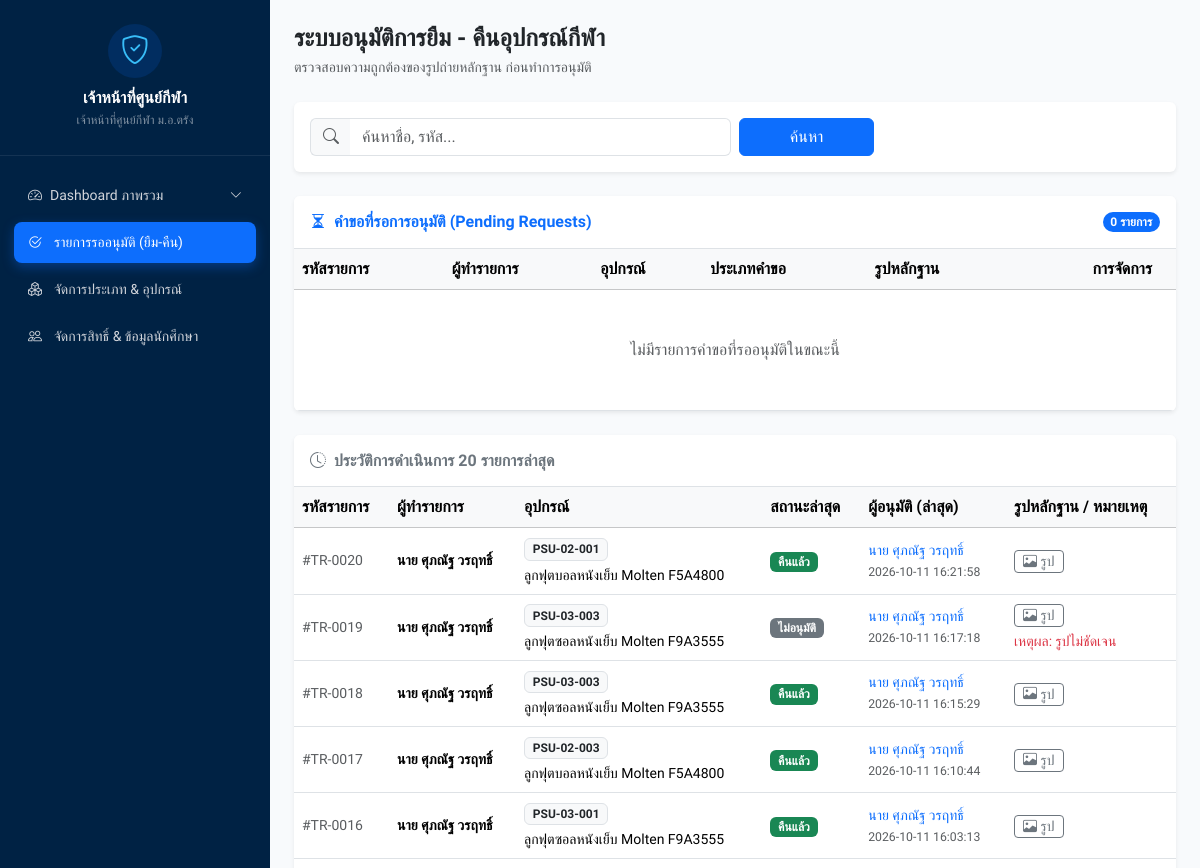
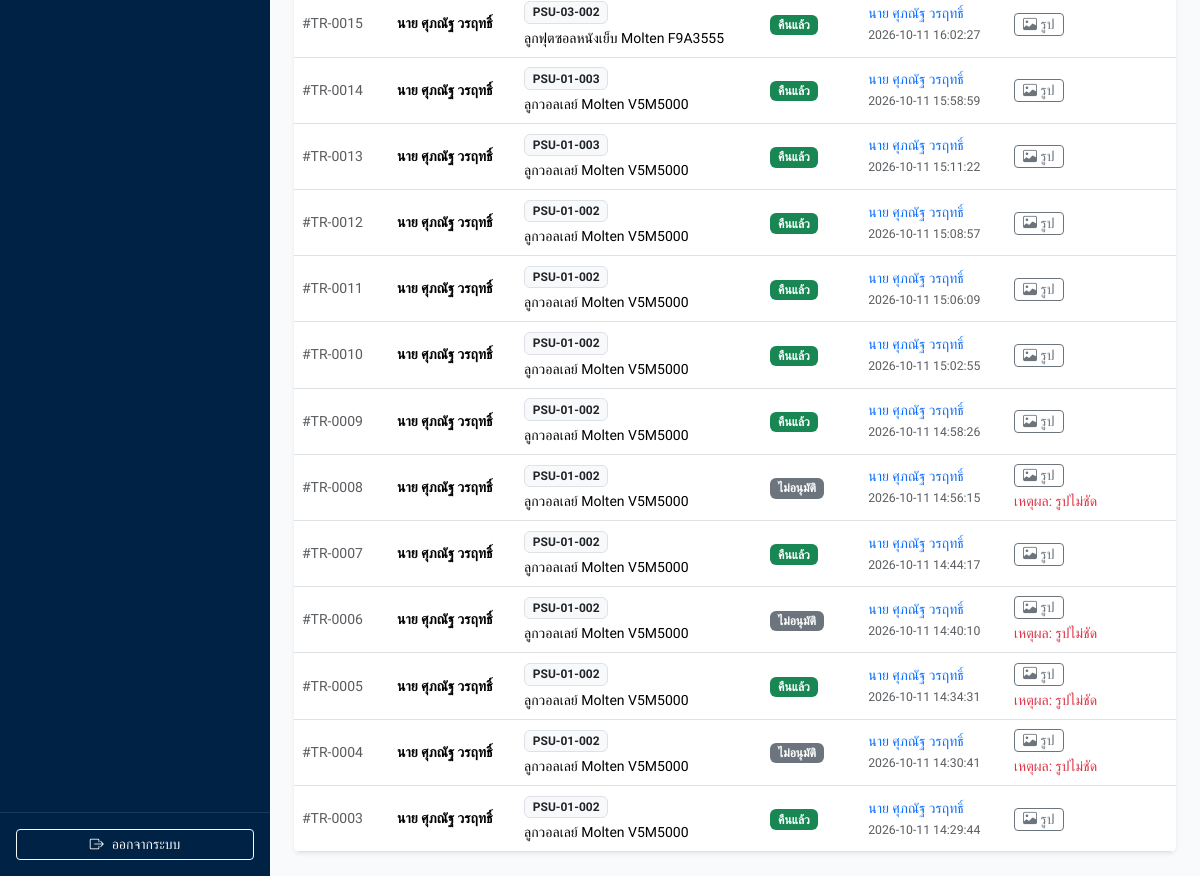
Page /admin/approvals.php (signed in) on the earlier database version (2 pictures, top to bottom).
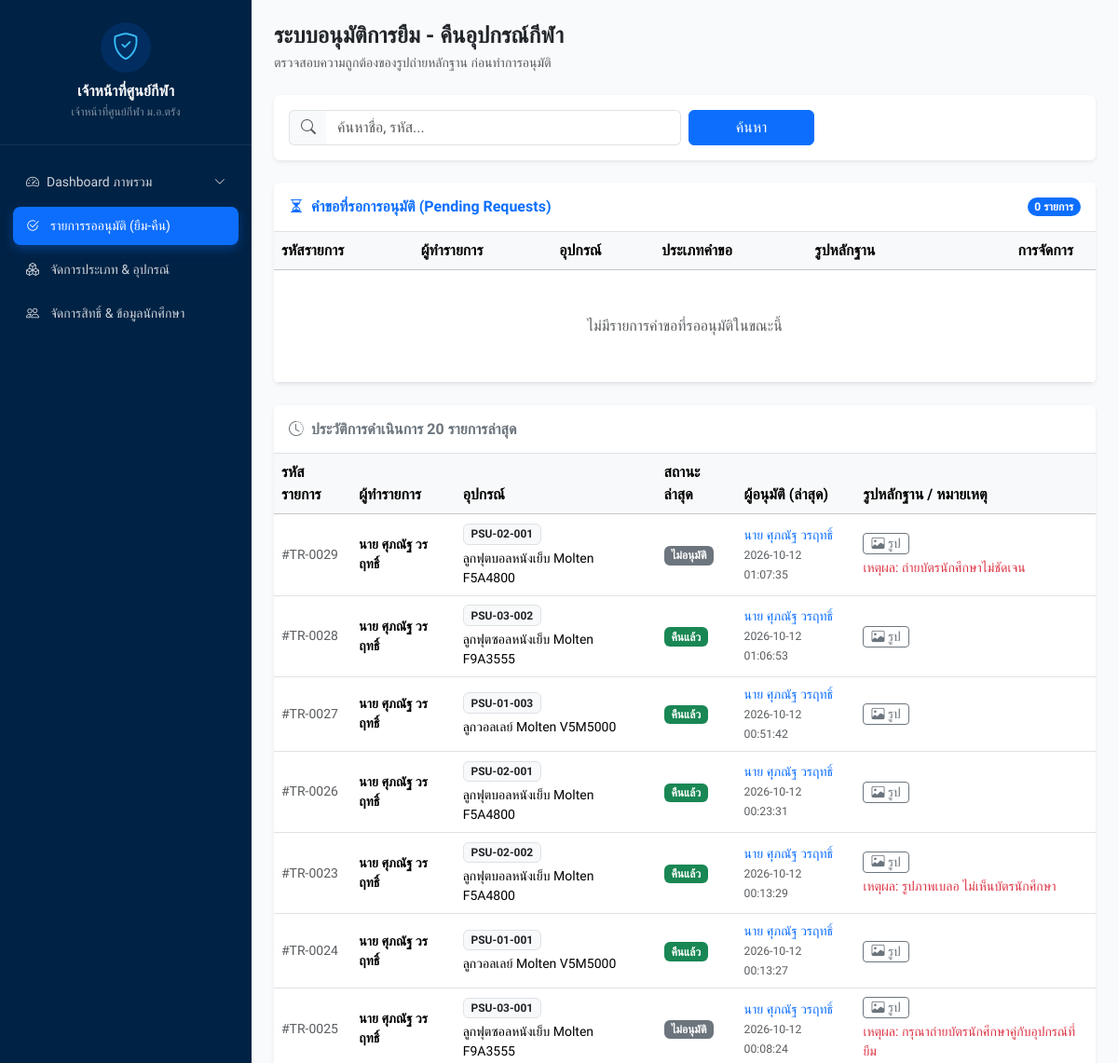
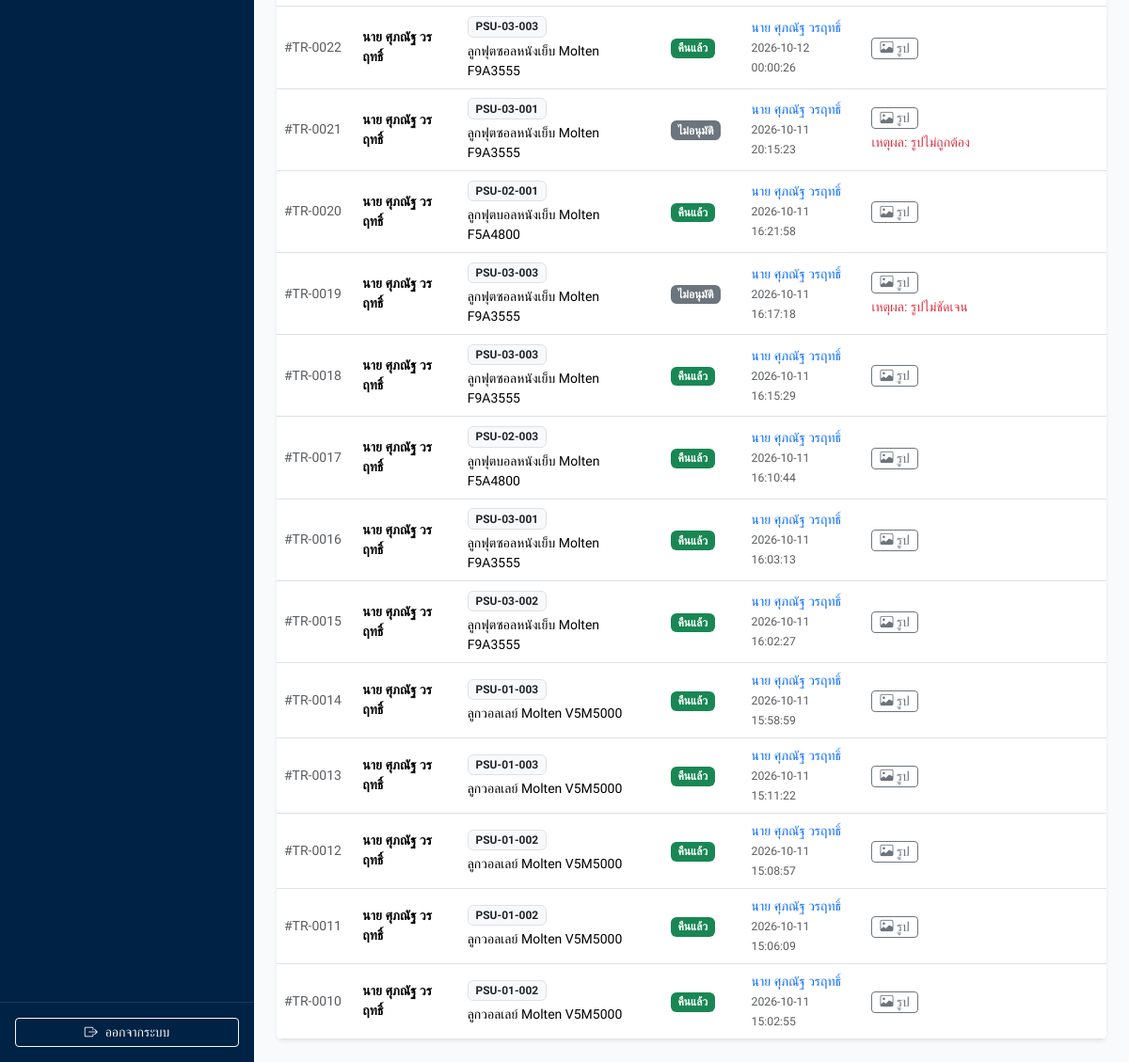
Same page on the later database version (2 pictures, top to bottom).
### tables this page shows
CREATE TABLE IF NOT EXISTS `transactions` (
  `trans_id` int(11) NOT NULL AUTO_INCREMENT,
  `eq_id` int(11) NOT NULL,
  `user_id` int(11) NOT NULL,
  `borrow_time` datetime NOT NULL,
  `due_time` datetime NOT NULL,
  `return_time` datetime DEFAULT NULL,
  `borrow_image` varchar(255) NOT NULL,
  `return_image` varchar(255) DEFAULT NULL,
  `trans_status` enum('pending_borrow','borrowed','pending_return','returned','overdue','rejected') NOT NULL DEFAULT 'pending_borrow',
  `analyze_damaged_status` enum('normal','damaged','pending') NOT NULL DEFAULT 'normal',
  `reject_reason` text DEFAULT NULL,
  `approve_by` int(11) DEFAULT NULL,
  `approve_datetime` datetime DEFAULT NULL,
  PRIMARY KEY (`trans_id`),
  KEY `eq_id` (`eq_id`),
  KEY `user_id` (`user_id`),
  CONSTRAINT `eq_id` FOREIGN KEY (`eq_id`) REFERENCES `sport_equipment` (`eq_id`) ON UPDATE CASCADE,
  CONSTRAINT `user_id` FOREIGN KEY (`user_id`) REFERENCES `user` (`user_id`) ON UPDATE CASCADE
);

CREATE TABLE IF NOT EXISTS `user` (
  `user_id` int(11) NOT NULL AUTO_INCREMENT,
  `line_user_id` varchar(255) DEFAULT NULL,
  `student_id` varchar(50) DEFAULT NULL,
  `full_name` varchar(255) DEFAULT NULL,
  `email` varchar(255) DEFAULT NULL,
  `gender` varchar(20) DEFAULT NULL,
  `national_id` varchar(13) DEFAULT NULL,
  `faculty` varchar(100) DEFAULT NULL,
  `campus` varchar(100) DEFAULT NULL,
  `role` enum('user','admin') DEFAULT 'user',
  `status` enum('active','inactive','graduated') DEFAULT 'active',
  `enrollment_year` int(4) DEFAULT NULL,
  `created_at` timestamp NOT NULL DEFAULT current_timestamp(),
  PRIMARY KEY (`user_id`),
  UNIQUE KEY `line_user_id` (`line_user_id`),
  UNIQUE KEY `psu_passport_id` (`student_id`) USING BTREE
);

CREATE TABLE IF NOT EXISTS `sport_equipment` (
  `eq_id` int(11) NOT NULL AUTO_INCREMENT,
  `category_id` int(11) DEFAULT NULL,
  `eq_code` varchar(255) DEFAULT '',
  `eq_name` varchar(255) DEFAULT '',
  `status` enum('avaliable','borrowed','damaged','maintenance','pending') NOT NULL DEFAULT 'avaliable',
  `created_at` timestamp NULL DEFAULT current_timestamp(),
  PRIMARY KEY (`eq_id`),
  KEY `category_id` (`category_id`),
  CONSTRAINT `category_id` FOREIGN KEY (`category_id`) REFERENCES `sport_categories` (`category_id`) ON UPDATE CASCADE
);

### admin/approvals.php (the view, shortened to what the changed rows need)
<?php
require_once '../config/db.php';
$searchParams = [];
$searchCondition = "";
$adminList = $pdo->query("SELECT user_id, full_name FROM user")->fetchAll(PDO::FETCH_KEY_PAIR);
$sqlHistory = "
    SELECT t.*, u.full_name as user_name, u.student_id, e.eq_code, e.eq_name
    FROM transactions t
    JOIN user u ON t.user_id = u.user_id
    JOIN sport_equipment e ON t.eq_id = e.eq_id
    WHERE t.approve_by IS NOT NULL $searchCondition
    ORDER BY t.approve_datetime DESC
    LIMIT 20
";
$stmtHistory = $pdo->prepare($sqlHistory);
$stmtHistory->execute($searchParams);
$historyList = $stmtHistory->fetchAll(PDO::FETCH_ASSOC);
?>
<!DOCTYPE html>
<html lang="th">
<head>
</head>
<body class="d-flex">
    <?php include '../components/sidebar.php'; ?>
    <div class="flex-grow-1 p-4" style="background-color: #f8fafc; min-height: 100vh;">
        <div class="card card-custom p-0 overflow-hidden mb-4 border-0 shadow-sm">
            <div class="table-responsive">
                <table class="table table-hover mb-0 align-middle">
                    <thead class="table-light text-secondary">
                        <tr><th>รหัสรายการ</th><th>ผู้ทำรายการ</th><th>อุปกรณ์</th><th>ประเภทคำขอ</th><th>รูปหลักฐาน</th><th class="text-end pe-4">การจัดการ</th></tr>
                    </thead>
                </table>
            </div>
        </div>
        <div class="card card-custom p-0 overflow-hidden border-0 shadow-sm">
            <div class="table-responsive">
                <table class="table table-hover mb-0 align-middle">
                    <thead class="table-light text-secondary">
                        <tr><th>รหัสรายการ</th><th>ผู้ทำรายการ</th><th>อุปกรณ์</th><th>สถานะล่าสุด</th><th>ผู้อนุมัติ (ล่าสุด)</th><th>รูปหลักฐาน / หมายเหตุ</th></tr>
                    </thead>
                    <tbody id="history_tbody">
                        <?php foreach ($historyList as $h):
                            $approverName = $adminList[$h['approve_by']] ?? 'เจ้าหน้าที่';
                            $imgToShow = !empty($h['return_image']) ? $h['return_image'] : $h['borrow_image'];
                        ?>
                        <tr>
                            <td class="text-muted small">#TR-<?= str_pad($h['trans_id'], 4, '0', STR_PAD_LEFT) ?></td>
                            <td class="small fw-semibold"><?= htmlspecialchars($h['user_name']) ?></td>
                            <td><span class="badge bg-light text-dark border"><?= htmlspecialchars($h['eq_code']) ?></span><div class="small mt-1"><?= htmlspecialchars($h['eq_name']) ?></div></td>
                            <td>
                                <?php
                                    if ($h['trans_status'] === 'returned') echo '<span class="badge bg-success">คืนแล้ว</span>';
                                    elseif ($h['trans_status'] === 'borrowed') echo '<span class="badge bg-primary">กำลังยืม</span>';
                                    elseif ($h['trans_status'] === 'overdue') echo '<span class="badge bg-danger">เกินกำหนด</span>';
                                    elseif ($h['trans_status'] === 'rejected') echo '<span class="badge bg-secondary">ไม่อนุมัติ</span>';
                                    elseif ($h['trans_status'] === 'pending_return') echo '<span class="badge bg-info text-dark">รออนุมัติคืน</span>';
                                    else echo '<span class="badge bg-info">'.$h['trans_status'].'</span>';
                                ?>
                            </td>
                            <td class="small text-primary"><?= htmlspecialchars($approverName) ?><br><small class="text-muted"><?= htmlspecialchars($h['approve_datetime']) ?></small></td>
                            <td>
                                <button type="button" class="btn btn-sm btn-outline-secondary py-0 px-2 me-1" onclick="viewEvidenceImage('<?= htmlspecialchars($imgToShow) ?>')"><i class="bi bi-image"></i> รูป</button>
                                <?php if (!empty($h['reject_reason'])): ?><div class="small text-danger mt-1">เหตุผล: <?= htmlspecialchars($h['reject_reason']) ?></div><?php endif; ?>
                            </td>
                        </tr>
                        <?php endforeach; ?>
                    </tbody>
                </table>
            </div>
        </div>
    </div>
</body>
</html>

Differences in the rows shown:
no longer on this page (row unchanged): transactions: trans_id "0009", user.full_name "นาย ศุภณัฐ วรฤทธิ์", eq.eq_code "PSU-01-002", eq.eq_name "ลูกวอลเลย์ Molten V5M5000", trans_status "คืนแล้ว", approve_by "นาย ศุภณัฐ วรฤทธิ์", approve_datetime "2026-10-11 14:58:26"
no longer on this page (row unchanged): transactions: trans_id "0008", user.full_name "นาย ศุภณัฐ วรฤทธิ์", eq.eq_code "PSU-01-002", eq.eq_name "ลูกวอลเลย์ Molten V5M5000", trans_status "ไม่อนุมัติ", approve_by "นาย ศุภณัฐ วรฤทธิ์", approve_datetime "2026-10-11 14:56:15", reject_reason "รูปไม่ชัด"
no longer on this page (row unchanged): transactions: trans_id "0007", user.full_name "นาย ศุภณัฐ วรฤทธิ์", eq.eq_code "PSU-01-002", eq.eq_name "ลูกวอลเลย์ Molten V5M5000", trans_status "คืนแล้ว", approve_by "นาย ศุภณัฐ วรฤทธิ์", approve_datetime "2026-10-11 14:44:17"
no longer on this page (row unchanged): transactions: trans_id "0006", user.full_name "นาย ศุภณัฐ วรฤทธิ์", eq.eq_code "PSU-01-002", eq.eq_name "ลูกวอลเลย์ Molten V5M5000", trans_status "ไม่อนุมัติ", approve_by "นาย ศุภณัฐ วรฤทธิ์", approve_datetime "2026-10-11 14:40:10", reject_reason "รูปไม่ชัด"
no longer on this page (row unchanged): transactions: trans_id "0005", user.full_name "นาย ศุภณัฐ วรฤทธิ์", eq.eq_code "PSU-01-002", eq.eq_name "ลูกวอลเลย์ Molten V5M5000", trans_status "คืนแล้ว", approve_by "นาย ศุภณัฐ วรฤทธิ์", approve_datetime "2026-10-11 14:34:31", reject_reason "รูปไม่ชัด"
no longer on this page (row unchanged): transactions: trans_id "0004", user.full_name "นาย ศุภณัฐ วรฤทธิ์", eq.eq_code "PSU-01-002", eq.eq_name "ลูกวอลเลย์ Molten V5M5000", trans_status "ไม่อนุมัติ", approve_by "นาย ศุภณัฐ วรฤทธิ์", approve_datetime "2026-10-11 14:30:41", reject_reason "รูปไม่ชัด"
no longer on this page (row unchanged): transactions: trans_id "0003", user.full_name "นาย ศุภณัฐ วรฤทธิ์", eq.eq_code "PSU-01-002", eq.eq_name "ลูกวอลเลย์ Molten V5M5000", trans_status "คืนแล้ว", approve_by "นาย ศุภณัฐ วรฤทธิ์", approve_datetime "2026-10-11 14:29:44"
added transactions: trans_id "0029", user.full_name "นาย ศุภณัฐ วรฤทธิ์", eq.eq_code "PSU-02-001", eq.eq_name "ลูกฟุตบอลหนังเย็บ Molten F5A4800", trans_status "ไม่อนุมัติ", approve_by "นาย ศุภณัฐ วรฤทธิ์", approve_datetime "2026-10-12 01:07:35", reject_reason "ถ่ายบัตรนักศึกษาไม่ชัดเจน"
added transactions: trans_id "0028", user.full_name "นาย ศุภณัฐ วรฤทธิ์", eq.eq_code "PSU-03-002", eq.eq_name "ลูกฟุตซอลหนังเย็บ Molten F9A3555", trans_status "คืนแล้ว", approve_by "นาย ศุภณัฐ วรฤทธิ์", approve_datetime "2026-10-12 01:06:53"
added transactions: trans_id "0027", user.full_name "นาย ศุภณัฐ วรฤทธิ์", eq.eq_code "PSU-01-003", eq.eq_name "ลูกวอลเลย์ Molten V5M5000", trans_status "คืนแล้ว", approve_by "นาย ศุภณัฐ วรฤทธิ์", approve_datetime "2026-10-12 00:51:42"
added transactions: trans_id "0026", user.full_name "นาย ศุภณัฐ วรฤทธิ์", eq.eq_code "PSU-02-001", eq.eq_name "ลูกฟุตบอลหนังเย็บ Molten F5A4800", trans_status "คืนแล้ว", approve_by "นาย ศุภณัฐ วรฤทธิ์", approve_datetime "2026-10-12 00:23:31"
added transactions: trans_id "0023", user.full_name "นาย ศุภณัฐ วรฤทธิ์", eq.eq_code "PSU-02-002", eq.eq_name "ลูกฟุตบอลหนังเย็บ Molten F5A4800", trans_status "คืนแล้ว", approve_by "นาย ศุภณัฐ วรฤทธิ์", approve_datetime "2026-10-12 00:13:29", reject_reason "รูปภาพเบลอ ไม่เห็นบัตรนักศึกษา"
added transactions: trans_id "0024", user.full_name "นาย ศุภณัฐ วรฤทธิ์", eq.eq_code "PSU-01-001", eq.eq_name "ลูกวอลเลย์ Molten V5M5000", trans_status "คืนแล้ว", approve_by "นาย ศุภณัฐ วรฤทธิ์", approve_datetime "2026-10-12 00:13:27"
added transactions: trans_id "0025", user.full_name "นาย ศุภณัฐ วรฤทธิ์", eq.eq_code "PSU-03-001", eq.eq_name "ลูกฟุตซอลหนังเย็บ Molten F9A3555", trans_status "ไม่อนุมัติ", approve_by "นาย ศุภณัฐ วรฤทธิ์", approve_datetime "2026-10-12 00:08:24", reject_reason "กรุณาถ่ายบัตรนักศึกษาคู่กับอุปกรณ์ที่ยืม"
added transactions: trans_id "0022", user.full_name "นาย ศุภณัฐ วรฤทธิ์", eq.eq_code "PSU-03-003", eq.eq_name "ลูกฟุตซอลหนังเย็บ Molten F9A3555", trans_status "คืนแล้ว", approve_by "นาย ศุภณัฐ วรฤทธิ์", approve_datetime "2026-10-12 00:00:26"
added transactions: trans_id "0021", user.full_name "นาย ศุภณัฐ วรฤทธิ์", eq.eq_code "PSU-03-001", eq.eq_name "ลูกฟุตซอลหนังเย็บ Molten F9A3555", trans_status "ไม่อนุมัติ", approve_by "นาย ศุภณัฐ วรฤทธิ์", approve_datetime "2026-10-11 20:15:23", reject_reason "รูปไม่ถูกต้อง"
